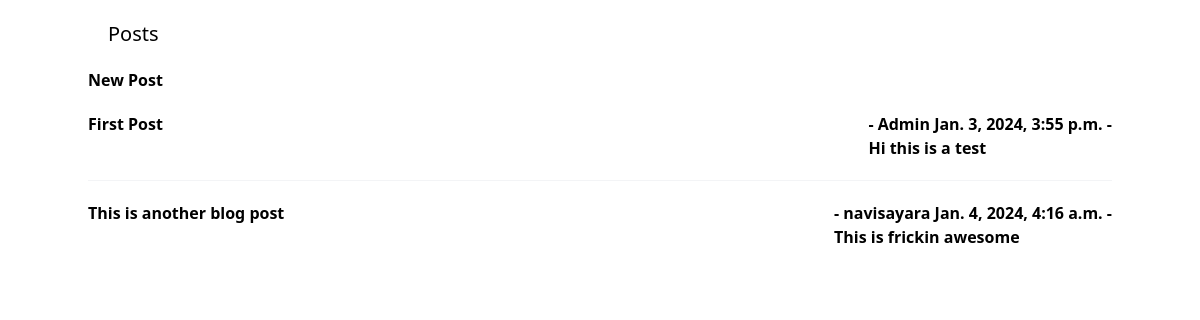
Before: / with the older database file.
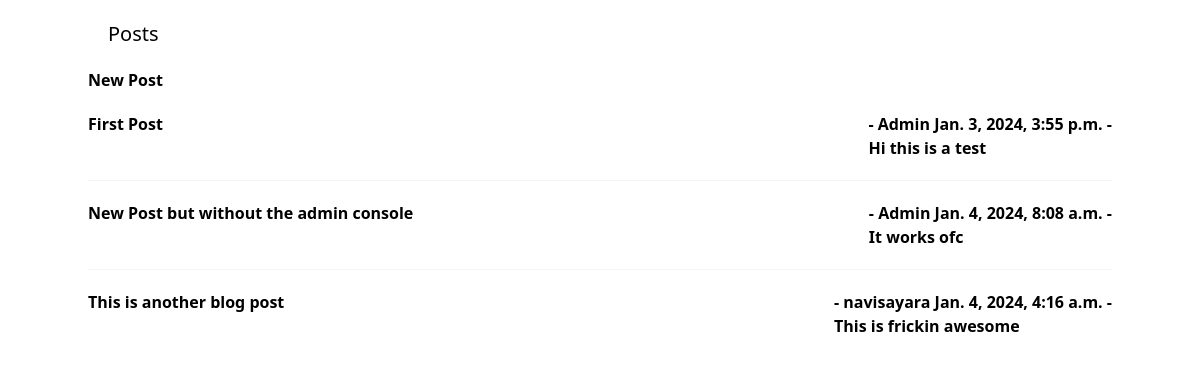
After: the same page with the newer database file.
### blogapp/models.py (models this page shows, shortened)
class Post(models.Model):
    title = models.CharField(max_length=1000)
    author = models.ForeignKey(User,on_delete = models.CASCADE)
    body = models.TextField()
    date_posted = models.DateTimeField(auto_now_add=True)
    class Meta:
        ordering = ("title",)

### blogapp/views.py (the view)
# urls.py: 2. Add a URL to urlpatterns:  path('', Home.as_view(), name='home')
class Home(ListView):
    model = Post
    template_name = 'home.html'

### blogapp/templates/home.html (shortened to what this page needs)
{% extends 'base.html' %}
{% block content %}
<h1 class="p-5 font-large text-xl bold bg-white" style="width: 100%;">Posts</h1> <b><a href="{% url 'New_post' %}"><b>New Post</a></b>
<ul role="list" class="divide-y divide-gray-100">
 {% for post in object_list %}
    <li class="flex justify-between gap-x-6 py-5">
        <a href="{% url 'article-details' post.pk %}"><b>{{post.title }}</b></a> - {{ post.author }}
        {{post.date_posted }}
        {{post.author.first_name }}  -{{ post.author.last_name }}<br/>
        {{ post.body }}
    </li>
 {% endfor %}
</ul>
{% endblock %}

### blogapp/templates/base.html (shortened to what this page needs)
<!doctype html>
<html>
<head>
  <script src="https://cdn.tailwindcss.com"></script>
</head>
<body>
    <div class="container mx-auto">
    {% block content %}
    {% endblock %}
    </div>
</body>
</html>

Changed rows visible on the page:
added Post: title "New Post but without the admin console", author "Admin", date_posted "Jan. 4, 2024, 8:08 a.m.", body "It works ofc"
